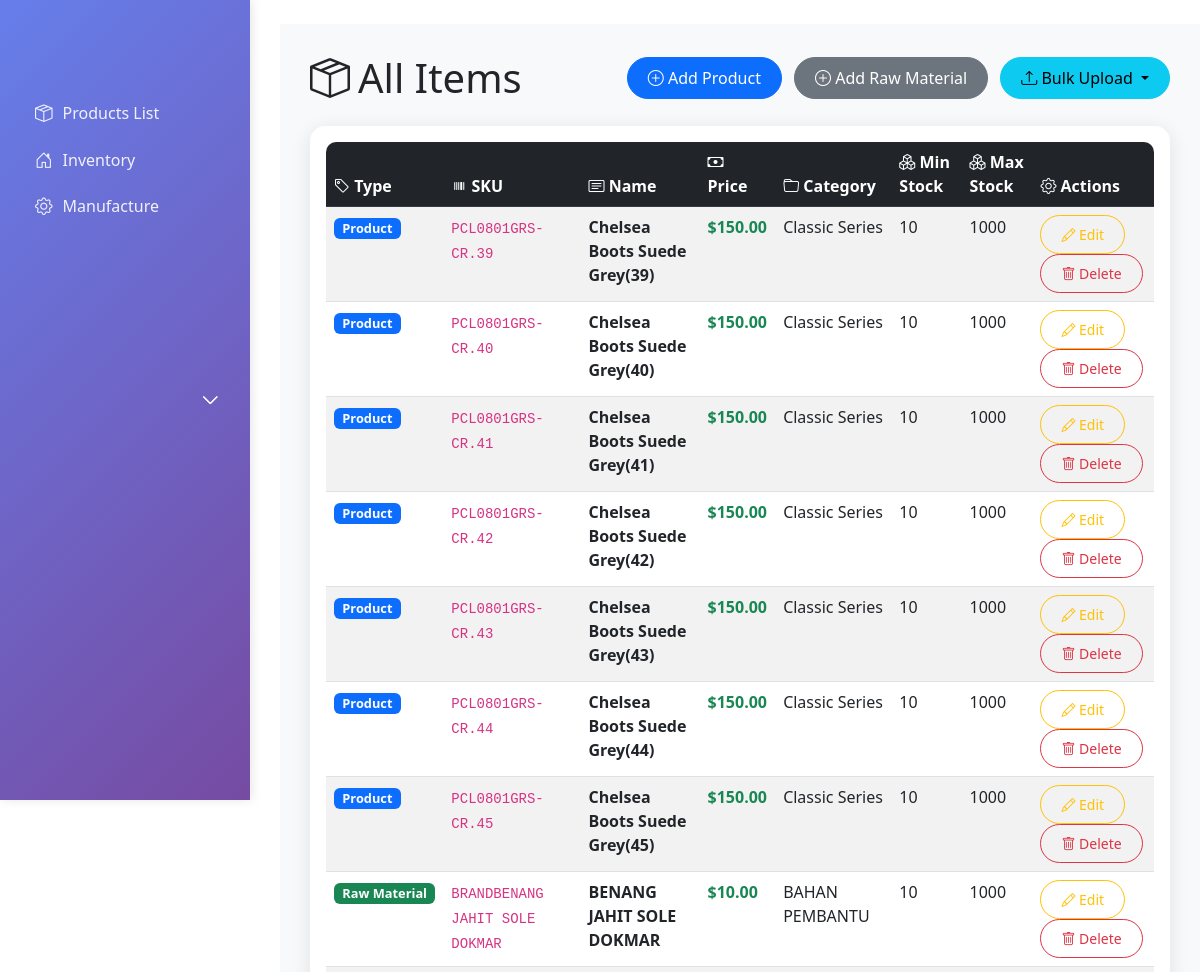
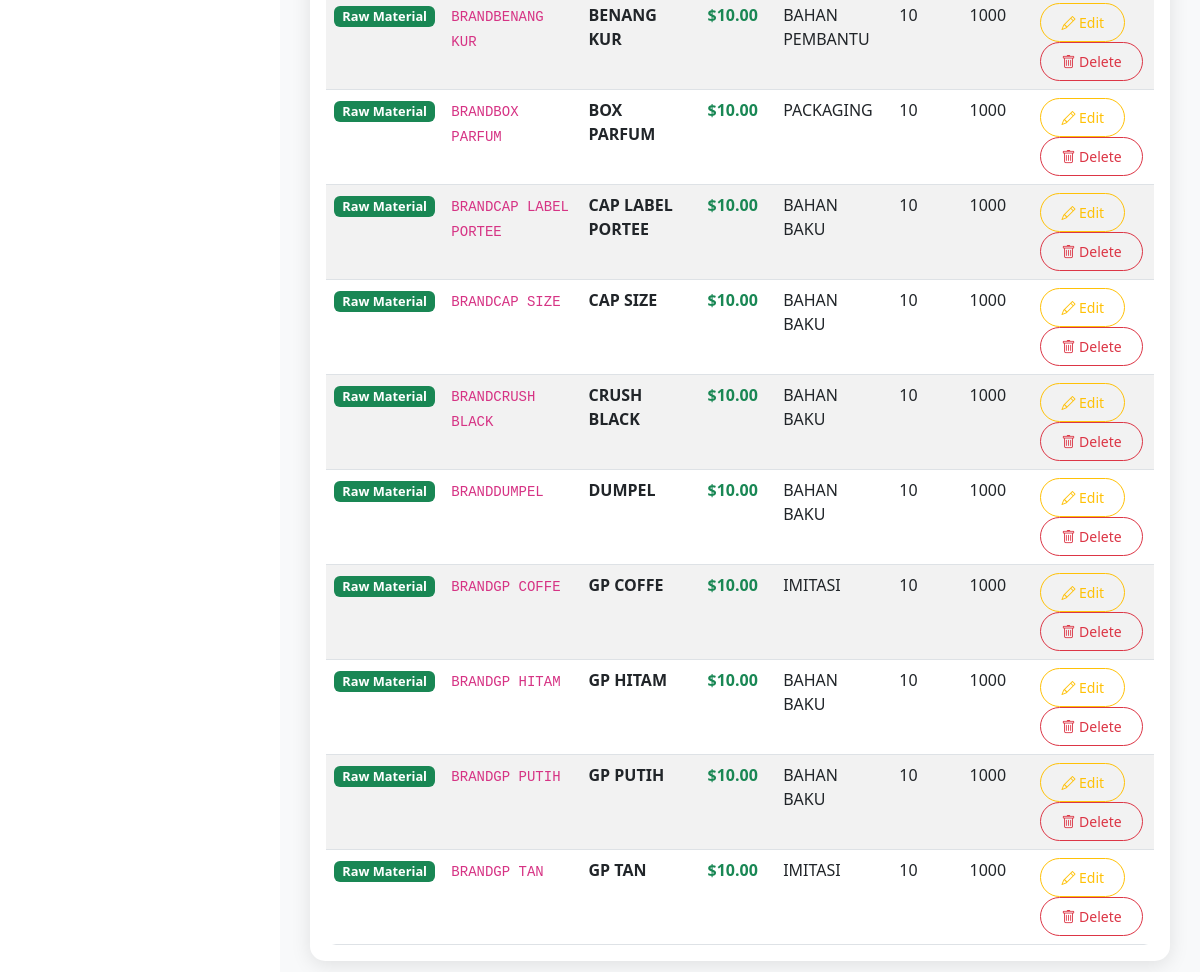
The page / on the database its author committed (2 pictures, top to bottom).
### product/models.py (models this page shows, shortened)
class Product(models.Model):
    sku = models.CharField(max_length=100, primary_key=True)
    name = models.CharField(max_length=200)
    description = models.TextField(blank=True)
    price = models.DecimalField(max_digits=10, decimal_places=2)
    category = models.CharField(max_length=100)
    size = models.CharField(max_length=50, blank=True)
    colour = models.CharField(max_length=50, blank=True)
    release_date = models.DateField()
    minimum_stock = models.PositiveIntegerField(default=10)
    maximum_stock = models.PositiveIntegerField(default=1000)

class RawMaterial(models.Model):
    sku = models.CharField(max_length=100, primary_key=True)
    name = models.CharField(max_length=200)
    description = models.TextField(blank=True)
    price = models.DecimalField(max_digits=10, decimal_places=2)
    unit_of_measurement = models.CharField(max_length=50)
    category = models.CharField(max_length=100)
    minimum_stock = models.PositiveIntegerField(default=10)
    maximum_stock = models.PositiveIntegerField(default=1000)

### product/views.py (the view)
# urls.py: path('', views.items_list, name='items_list'),
def items_list(request):
    products = Product.objects.all()
    rawmaterials = RawMaterial.objects.all()
    items = []
    for p in products:
        items.append({'type': 'Product', 'sku': p.sku, 'name': p.name, 'price': p.price, 'category': p.category, 'min_stock': p.minimum_stock, 'max_stock': p.maximum_stock, 'object': p, 'url_prefix': 'product'})
    for r in rawmaterials:
        items.append({'type': 'Raw Material', 'sku': r.sku, 'name': r.name, 'price': r.price, 'category': r.category, 'min_stock': r.minimum_stock, 'max_stock': r.maximum_stock, 'object': r, 'url_prefix': 'rawmaterial'})
    return render(request, 'product/items_list.html', {'items': items})

### product/templates/product/items_list.html (shortened to what this page needs)
{% extends 'base.html' %}
{% block content %}
<div class="d-flex justify-content-between align-items-center mb-4">
    <h1 class="mb-0"><i class="bi bi-box-seam me-2"></i>All Items</h1>
    <div>
        <a href="{% url 'product_create' %}" class="btn btn-primary me-2">
            <i class="bi bi-plus-circle"></i> Add Product
        </a>
        <a href="{% url 'rawmaterial_create' %}" class="btn btn-secondary me-2">
            <i class="bi bi-plus-circle"></i> Add Raw Material
        </a>
        <div class="btn-group">
            <button type="button" class="btn btn-info dropdown-toggle" data-bs-toggle="dropdown">
                <i class="bi bi-upload"></i> Bulk Upload
            </button>
        </div>
    </div>
</div>
<div class="card">
    <div class="card-body">
        <div class="table-responsive">
            <table class="table table-striped table-hover mb-0">
                <thead class="table-dark">
                    <tr>
                        <th><i class="bi bi-tag"></i> Type</th>
                        <th><i class="bi bi-upc"></i> SKU</th>
                        <th><i class="bi bi-card-text"></i> Name</th>
                        <th><i class="bi bi-cash"></i> Price</th>
                        <th><i class="bi bi-folder"></i> Category</th>
                        <th><i class="bi bi-boxes"></i> Min Stock</th>
                        <th><i class="bi bi-boxes"></i> Max Stock</th>
                        <th><i class="bi bi-gear"></i> Actions</th>
                    </tr>
                </thead>
                <tbody>
                    {% for item in items %}
                    <tr>
                        <td>
                            {% if item.type == 'Product' %}
                                <span class="badge bg-primary">{{ item.type }}</span>
                            {% else %}
                                <span class="badge bg-success">{{ item.type }}</span>
                            {% endif %}
                        </td>
                        <td><code>{{ item.sku }}</code></td>
                        <td><strong>{{ item.name }}</strong></td>
                        <td><span class="text-success fw-bold">${{ item.price }}</span></td>
                        <td>{{ item.category }}</td>
                        <td>{{ item.min_stock }}</td>
                        <td>{{ item.max_stock }}</td>
                        <td>
                            <a href="{% url item.url_prefix|add:'_update' item.object.pk %}" class="btn btn-sm btn-outline-warning me-1">
                                <i class="bi bi-pencil"></i> Edit
                            </a>
                            <a href="{% url item.url_prefix|add:'_delete' item.object.pk %}" class="btn btn-sm btn-outline-danger">
                                <i class="bi bi-trash"></i> Delete
                            </a>
                        </td>
                    </tr>
                    {% endfor %}
                </tbody>
            </table>
        </div>
    </div>
</div>
{% endblock %}

### erp_project/templates/base.html (style rules this page uses)
.card { border: none; border-radius: 15px; box-shadow: 0 4px 20px rgba(0,0,0,0.1); }
.btn { border-radius: 25px; padding: 8px 20px; font-weight: 500; }
.table { border-radius: 10px; overflow: hidden; }
.badge { font-size: 0.8rem; }

### rows shown on the page
Product: type "Product", sku "PCL0801GRS-CR.39", name "Chelsea Boots Suede Grey(39)", price "150.00", category "Classic Series", min_stock "10", max_stock "1000"
Product: type "Product", sku "PCL0801GRS-CR.40", name "Chelsea Boots Suede Grey(40)", price "150.00", category "Classic Series", min_stock "10", max_stock "1000"
Product: type "Product", sku "PCL0801GRS-CR.41", name "Chelsea Boots Suede Grey(41)", price "150.00", category "Classic Series", min_stock "10", max_stock "1000"
Product: type "Product", sku "PCL0801GRS-CR.42", name "Chelsea Boots Suede Grey(42)", price "150.00", category "Classic Series", min_stock "10", max_stock "1000"
Product: type "Product", sku "PCL0801GRS-CR.43", name "Chelsea Boots Suede Grey(43)", price "150.00", category "Classic Series", min_stock "10", max_stock "1000"
Product: type "Product", sku "PCL0801GRS-CR.44", name "Chelsea Boots Suede Grey(44)", price "150.00", category "Classic Series", min_stock "10", max_stock "1000"
Product: type "Product", sku "PCL0801GRS-CR.45", name "Chelsea Boots Suede Grey(45)", price "150.00", category "Classic Series", min_stock "10", max_stock "1000"
RawMaterial: type "Raw Material", sku "BRANDBENANG JAHIT SOLE DOKMAR", name "BENANG JAHIT SOLE DOKMAR", price "10.00", category "BAHAN PEMBANTU", min_stock "10", max_stock "1000"
RawMaterial: type "Raw Material", sku "BRANDBENANG KUR", name "BENANG KUR", price "10.00", category "BAHAN PEMBANTU", min_stock "10", max_stock "1000"
RawMaterial: type "Raw Material", sku "BRANDBOX PARFUM", name "BOX PARFUM", price "10.00", category "PACKAGING", min_stock "10", max_stock "1000"
RawMaterial: type "Raw Material", sku "BRANDCAP LABEL PORTEE", name "CAP LABEL PORTEE", price "10.00", category "BAHAN BAKU", min_stock "10", max_stock "1000"
RawMaterial: type "Raw Material", sku "BRANDCAP SIZE", name "CAP SIZE", price "10.00", category "BAHAN BAKU", min_stock "10", max_stock "1000"
RawMaterial: type "Raw Material", sku "BRANDCRUSH BLACK", name "CRUSH BLACK", price "10.00", category "BAHAN BAKU", min_stock "10", max_stock "1000"
RawMaterial: type "Raw Material", sku "BRANDDUMPEL", name "DUMPEL", price "10.00", category "BAHAN BAKU", min_stock "10", max_stock "1000"
RawMaterial: type "Raw Material", sku "BRANDGP COFFE", name "GP COFFE", price "10.00", category "IMITASI", min_stock "10", max_stock "1000"
RawMaterial: type "Raw Material", sku "BRANDGP HITAM", name "GP HITAM", price "10.00", category "BAHAN BAKU", min_stock "10", max_stock "1000"
RawMaterial: type "Raw Material", sku "BRANDGP PUTIH", name "GP PUTIH", price "10.00", category "BAHAN BAKU", min_stock "10", max_stock "1000"
RawMaterial: type "Raw Material", sku "BRANDGP TAN", name "GP TAN", price "10.00", category "IMITASI", min_stock "10", max_stock "1000"
